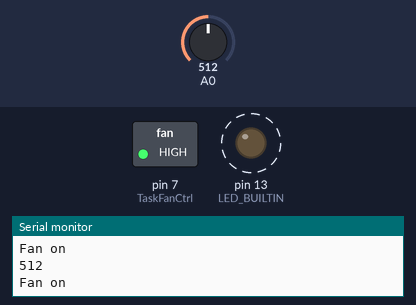
Bench run of a sketch on a simulated Arduino Uno, built with avr-gcc and run on an emulated ATmega328P. Shown: switched loads named in the sketch (green lamp = pin HIGH), output pins drawn as LEDs (lit = HIGH), the last lines printed to the serial monitor. Dashed ring = blinking. The inputs (shaded band) are chosen by the test bench; at power-on: A0 = 512.

Above: at 1.2 s.
1.3 s: A0 set to 491
At 2.7 s:
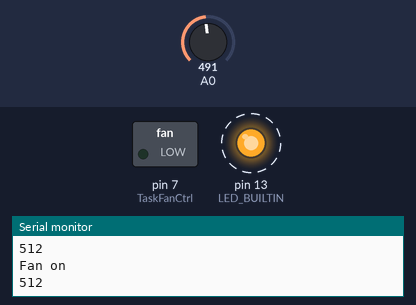
4.3 s: A0 set to 510
At 6.7 s:
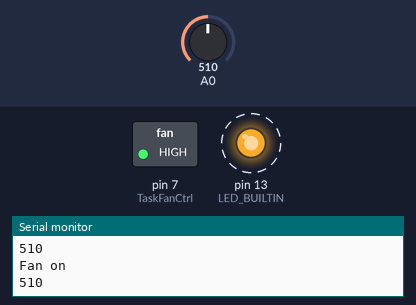
7.3 s: A0 set to 490
At 9.4 s:
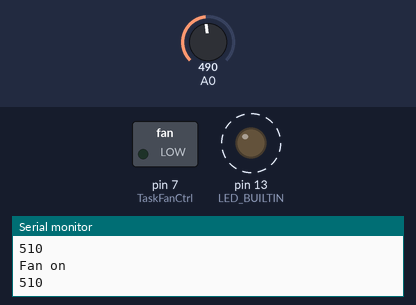
Timing chart, 0 to 16.3 s (numbered marks = the images above; inputs shaded):
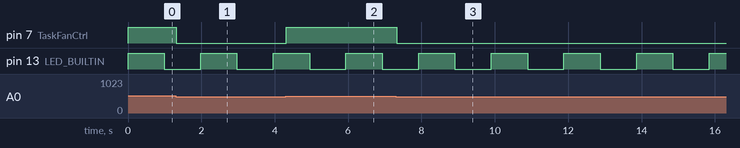

The sketch:

rtosTest.ino
```cpp
#include <Arduino_FreeRTOS.h>
#include <semphr.h>

void TaskBlink(void *pvParameters);
void TaskAnalogRead(void *pvParameters);
void TaskFanCtrl(void *pvParameters);
QueueHandle_t xQueue;

void setup() {
  Serial.begin(9600);
  while(!Serial){
    ;
  }
  xQueue = xQueueCreate(5, sizeof(int));
  xTaskCreate(
    TaskBlink
    , "Blink" // Name in human readable form
    , 128   // Stack size, can be cchecked and adjusted using Stack Highwater
    , NULL
    , 2     // Priority, with 3 (configMAX_PRIORITIES - 1) being the highest, and 0 being the lowest.
    , NULL);

  xTaskCreate(
    TaskAnalogRead
    ,  "AnalogRead"
    ,  128  // Stack size
    ,  NULL
    ,  1  // Priority
    ,  NULL );
  xTaskCreate(
    TaskFanCtrl
    ,  "StartFan"
    ,  128  // Stack size
    ,  NULL
    ,  2  // Priority
    ,  NULL );

  // Task scheduler takes over control
}

void loop() {
//No need
}
void TaskBlink(void *pvParameters){
  // Blin onboard LED every second
  (void) pvParameters;
  pinMode(LED_BUILTIN, OUTPUT);
  for(;;){
    digitalWrite(LED_BUILTIN, HIGH);
    vTaskDelay(1000/portTICK_PERIOD_MS);
    digitalWrite(LED_BUILTIN, LOW);
    vTaskDelay(1000/portTICK_PERIOD_MS);
  }
}

void TaskAnalogRead(void *pvParameters){
  //Read pointometer
  (void) pvParameters;
  for (;;){
    // read the input on analog pin 0:
    int sensorValue = analogRead(A0);
    // print out the value you read:
    //Serial.println(sensorValue);
    xQueueSend(xQueue, &sensorValue, portMAX_DELAY);
    vTaskDelay(1);  // one tick delay (15ms) in between reads for stability
  }
}

void TaskFanCtrl(void *pvParameters){
  // Control fan
  (void) pvParameters;
  int rxVal;
  pinMode(7, OUTPUT);
  for(;;){
    if(xQueueReceive(xQueue, &rxVal, portMAX_DELAY)){
      if(rxVal >= 500){
        Serial.println("Fan on");
        Serial.println(rxVal);
        digitalWrite(7,HIGH);
        vTaskDelay(1);
      }
      else{
        digitalWrite(7,LOW);
        vTaskDelay(1);
      }
    }
  }
}
```

Measured:
- the behaviour switches between 500 and 499 on A0 (found by bisection; images 0 and 1)
- after the input at 1.3 s, pin 7 (TaskFanCtrl): HIGH → LOW at once
- after the input at 4.3 s, pin 7 (TaskFanCtrl): LOW → HIGH at once
- after the input at 7.3 s, pin 7 (TaskFanCtrl): HIGH → LOW at once
- by itself, pin 13 (LED_BUILTIN): alternates HIGH for 0.99 s and LOW for 0.99 s
